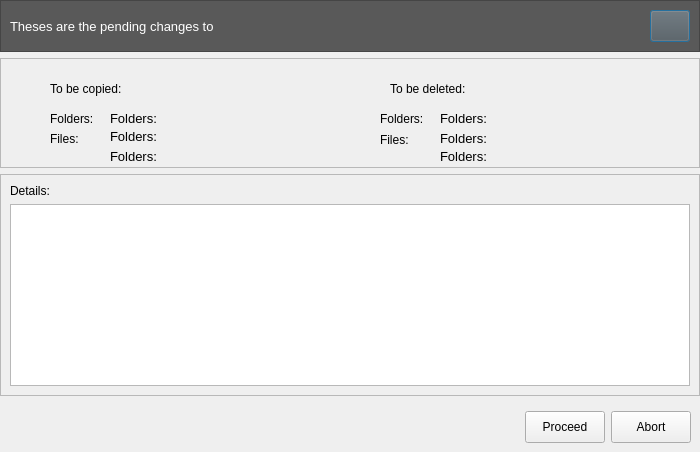
<?xml version="1.0" encoding="UTF-8"?>
<ui version="4.0">
 <class>dlgPendng</class>
 <widget class="QDialog" name="dlgPendng">
  <property name="geometry">
   <rect>
    <x>0</x>
    <y>0</y>
    <width>700</width>
    <height>452</height>
   </rect>
  </property>
  <property name="minimumSize">
   <size>
    <width>700</width>
    <height>0</height>
   </size>
  </property>
  <property name="windowTitle">
   <string>Pending changes</string>
  </property>
  <property name="styleSheet">
   <string notr="true">QPushButton, Label{font: 10pt &quot;Segoe UI Symbol&quot;;}</string>
  </property>
  <layout class="QVBoxLayout" name="verticalLayout_2">
   <property name="leftMargin">
    <number>0</number>
   </property>
   <property name="topMargin">
    <number>0</number>
   </property>
   <property name="rightMargin">
    <number>0</number>
   </property>
   <property name="bottomMargin">
    <number>0</number>
   </property>
   <item>
    <widget class="QFrame" name="frame">
     <property name="minimumSize">
      <size>
       <width>32</width>
       <height>0</height>
      </size>
     </property>
     <property name="styleSheet">
      <string notr="true">background-color: rgb(89, 89, 89);</string>
     </property>
     <property name="frameShape">
      <enum>QFrame::StyledPanel</enum>
     </property>
     <property name="frameShadow">
      <enum>QFrame::Raised</enum>
     </property>
     <layout class="QHBoxLayout" name="horizontalLayout_2">
      <item>
       <widget class="QLabel" name="lblTitle">
        <property name="font">
         <font>
          <family>Segoe UI Symbol</family>
          <pointsize>10</pointsize>
          <weight>50</weight>
          <italic>false</italic>
          <bold>false</bold>
         </font>
        </property>
        <property name="styleSheet">
         <string notr="true">color: rgb(255, 255, 255);</string>
        </property>
        <property name="text">
         <string>Theses are the pending changes to</string>
        </property>
       </widget>
      </item>
      <item>
       <spacer name="horizontalSpacer_2">
        <property name="orientation">
         <enum>Qt::Horizontal</enum>
        </property>
        <property name="sizeHint" stdset="0">
         <size>
          <width>40</width>
          <height>20</height>
         </size>
        </property>
       </spacer>
      </item>
      <item>
       <widget class="QPushButton" name="btnInfo">
        <property name="minimumSize">
         <size>
          <width>32</width>
          <height>32</height>
         </size>
        </property>
        <property name="styleSheet">
         <string notr="true">border-image: url(:/img/UI/rsc/task.png);</string>
        </property>
        <property name="text">
         <string/>
        </property>
       </widget>
      </item>
     </layout>
    </widget>
   </item>
   <item>
    <widget class="QFrame" name="frame_2">
     <property name="minimumSize">
      <size>
       <width>490</width>
       <height>110</height>
      </size>
     </property>
     <property name="frameShape">
      <enum>QFrame::StyledPanel</enum>
     </property>
     <property name="frameShadow">
      <enum>QFrame::Raised</enum>
     </property>
     <widget class="QLabel" name="label_7">
      <property name="geometry">
       <rect>
        <x>50</x>
        <y>70</y>
        <width>31</width>
        <height>21</height>
       </rect>
      </property>
      <property name="styleSheet">
       <string notr="true"/>
      </property>
      <property name="text">
       <string>Files:</string>
      </property>
     </widget>
     <widget class="QLabel" name="label_8">
      <property name="geometry">
       <rect>
        <x>380</x>
        <y>71</y>
        <width>41</width>
        <height>21</height>
       </rect>
      </property>
      <property name="styleSheet">
       <string notr="true"/>
      </property>
      <property name="text">
       <string>Files:</string>
      </property>
     </widget>
     <widget class="QLabel" name="label_6">
      <property name="geometry">
       <rect>
        <x>50</x>
        <y>50</y>
        <width>51</width>
        <height>21</height>
       </rect>
      </property>
      <property name="styleSheet">
       <string notr="true"/>
      </property>
      <property name="text">
       <string>Folders:</string>
      </property>
     </widget>
     <widget class="QLabel" name="label_3">
      <property name="geometry">
       <rect>
        <x>10</x>
        <y>10</y>
        <width>31</width>
        <height>31</height>
       </rect>
      </property>
      <property name="text">
       <string/>
      </property>
      <property name="pixmap">
       <pixmap resource="../rsc.qrc">:/img/UI/rsc/target.png</pixmap>
      </property>
      <property name="scaledContents">
       <bool>true</bool>
      </property>
     </widget>
     <widget class="QLabel" name="label_9">
      <property name="geometry">
       <rect>
        <x>380</x>
        <y>50</y>
        <width>51</width>
        <height>21</height>
       </rect>
      </property>
      <property name="styleSheet">
       <string notr="true"/>
      </property>
      <property name="text">
       <string>Folders:</string>
      </property>
     </widget>
     <widget class="QLabel" name="label_2">
      <property name="geometry">
       <rect>
        <x>50</x>
        <y>20</y>
        <width>271</width>
        <height>21</height>
       </rect>
      </property>
      <property name="styleSheet">
       <string notr="true"/>
      </property>
      <property name="text">
       <string>To be copied:</string>
      </property>
     </widget>
     <widget class="QLabel" name="label_5">
      <property name="geometry">
       <rect>
        <x>390</x>
        <y>20</y>
        <width>281</width>
        <height>21</height>
       </rect>
      </property>
      <property name="styleSheet">
       <string notr="true"/>
      </property>
      <property name="text">
       <string>To be deleted:</string>
      </property>
     </widget>
     <widget class="QLabel" name="label_4">
      <property name="geometry">
       <rect>
        <x>350</x>
        <y>10</y>
        <width>31</width>
        <height>31</height>
       </rect>
      </property>
      <property name="text">
       <string/>
      </property>
      <property name="pixmap">
       <pixmap resource="../rsc.qrc">:/img/UI/rsc/task_remove.png</pixmap>
      </property>
      <property name="scaledContents">
       <bool>true</bool>
      </property>
     </widget>
     <widget class="QLabel" name="lbl_copyFolder">
      <property name="geometry">
       <rect>
        <x>110</x>
        <y>50</y>
        <width>211</width>
        <height>21</height>
       </rect>
      </property>
      <property name="font">
       <font>
        <family>Segoe UI Symbol</family>
        <pointsize>10</pointsize>
        <weight>50</weight>
        <italic>false</italic>
        <bold>false</bold>
       </font>
      </property>
      <property name="styleSheet">
       <string notr="true"/>
      </property>
      <property name="text">
       <string>Folders:</string>
      </property>
     </widget>
     <widget class="QLabel" name="lbl_copyFile">
      <property name="geometry">
       <rect>
        <x>110</x>
        <y>70</y>
        <width>211</width>
        <height>16</height>
       </rect>
      </property>
      <property name="font">
       <font>
        <family>Segoe UI Symbol</family>
        <pointsize>10</pointsize>
        <weight>50</weight>
        <italic>false</italic>
        <bold>false</bold>
       </font>
      </property>
      <property name="styleSheet">
       <string notr="true"/>
      </property>
      <property name="text">
       <string>Folders:</string>
      </property>
     </widget>
     <widget class="QLabel" name="lbl_delFile">
      <property name="geometry">
       <rect>
        <x>440</x>
        <y>70</y>
        <width>241</width>
        <height>21</height>
       </rect>
      </property>
      <property name="font">
       <font>
        <family>Segoe UI Symbol</family>
        <pointsize>10</pointsize>
        <weight>50</weight>
        <italic>false</italic>
        <bold>false</bold>
       </font>
      </property>
      <property name="styleSheet">
       <string notr="true"/>
      </property>
      <property name="text">
       <string>Folders:</string>
      </property>
     </widget>
     <widget class="QLabel" name="lbl_delFolders">
      <property name="geometry">
       <rect>
        <x>440</x>
        <y>50</y>
        <width>231</width>
        <height>21</height>
       </rect>
      </property>
      <property name="font">
       <font>
        <family>Segoe UI Symbol</family>
        <pointsize>10</pointsize>
        <weight>50</weight>
        <italic>false</italic>
        <bold>false</bold>
       </font>
      </property>
      <property name="styleSheet">
       <string notr="true"/>
      </property>
      <property name="text">
       <string>Folders:</string>
      </property>
     </widget>
     <widget class="QLabel" name="lbl_copyBytes">
      <property name="geometry">
       <rect>
        <x>110</x>
        <y>90</y>
        <width>211</width>
        <height>16</height>
       </rect>
      </property>
      <property name="font">
       <font>
        <family>Segoe UI Symbol</family>
        <pointsize>10</pointsize>
        <weight>50</weight>
        <italic>false</italic>
        <bold>false</bold>
       </font>
      </property>
      <property name="styleSheet">
       <string notr="true"/>
      </property>
      <property name="text">
       <string>Folders:</string>
      </property>
     </widget>
     <widget class="QLabel" name="lbl_delBytes">
      <property name="geometry">
       <rect>
        <x>440</x>
        <y>90</y>
        <width>211</width>
        <height>16</height>
       </rect>
      </property>
      <property name="font">
       <font>
        <family>Segoe UI Symbol</family>
        <pointsize>10</pointsize>
        <weight>50</weight>
        <italic>false</italic>
        <bold>false</bold>
       </font>
      </property>
      <property name="styleSheet">
       <string notr="true"/>
      </property>
      <property name="text">
       <string>Folders:</string>
      </property>
     </widget>
    </widget>
   </item>
   <item>
    <widget class="QFrame" name="frame_3">
     <property name="frameShape">
      <enum>QFrame::StyledPanel</enum>
     </property>
     <property name="frameShadow">
      <enum>QFrame::Raised</enum>
     </property>
     <layout class="QVBoxLayout" name="verticalLayout">
      <item>
       <widget class="QLabel" name="label_10">
        <property name="text">
         <string>Details:</string>
        </property>
       </widget>
      </item>
      <item>
       <widget class="QTextEdit" name="textEdit">
        <property name="font">
         <font>
          <family>Courier</family>
          <pointsize>10</pointsize>
          <weight>50</weight>
          <italic>false</italic>
          <bold>false</bold>
         </font>
        </property>
        <property name="readOnly">
         <bool>true</bool>
        </property>
       </widget>
      </item>
     </layout>
    </widget>
   </item>
   <item>
    <layout class="QHBoxLayout" name="horizontalLayout">
     <property name="leftMargin">
      <number>9</number>
     </property>
     <property name="topMargin">
      <number>9</number>
     </property>
     <property name="rightMargin">
      <number>9</number>
     </property>
     <property name="bottomMargin">
      <number>9</number>
     </property>
     <item>
      <spacer name="horizontalSpacer">
       <property name="orientation">
        <enum>Qt::Horizontal</enum>
       </property>
       <property name="sizeHint" stdset="0">
        <size>
         <width>40</width>
         <height>20</height>
        </size>
       </property>
      </spacer>
     </item>
     <item>
      <widget class="QPushButton" name="btnOK">
       <property name="minimumSize">
        <size>
         <width>0</width>
         <height>32</height>
        </size>
       </property>
       <property name="text">
        <string>Proceed</string>
       </property>
       <property name="icon">
        <iconset>
         <normalon>:/img/UI/rsc/okpng.png</normalon>
        </iconset>
       </property>
      </widget>
     </item>
     <item>
      <widget class="QPushButton" name="btnCancel">
       <property name="minimumSize">
        <size>
         <width>0</width>
         <height>32</height>
        </size>
       </property>
       <property name="text">
        <string>Abort</string>
       </property>
       <property name="icon">
        <iconset>
         <normalon>:/img/UI/rsc/cancel.png</normalon>
        </iconset>
       </property>
      </widget>
     </item>
    </layout>
   </item>
  </layout>
 </widget>
 <resources>
  <include location="../rsc.qrc"/>
 </resources>
 <connections/>
</ui>
